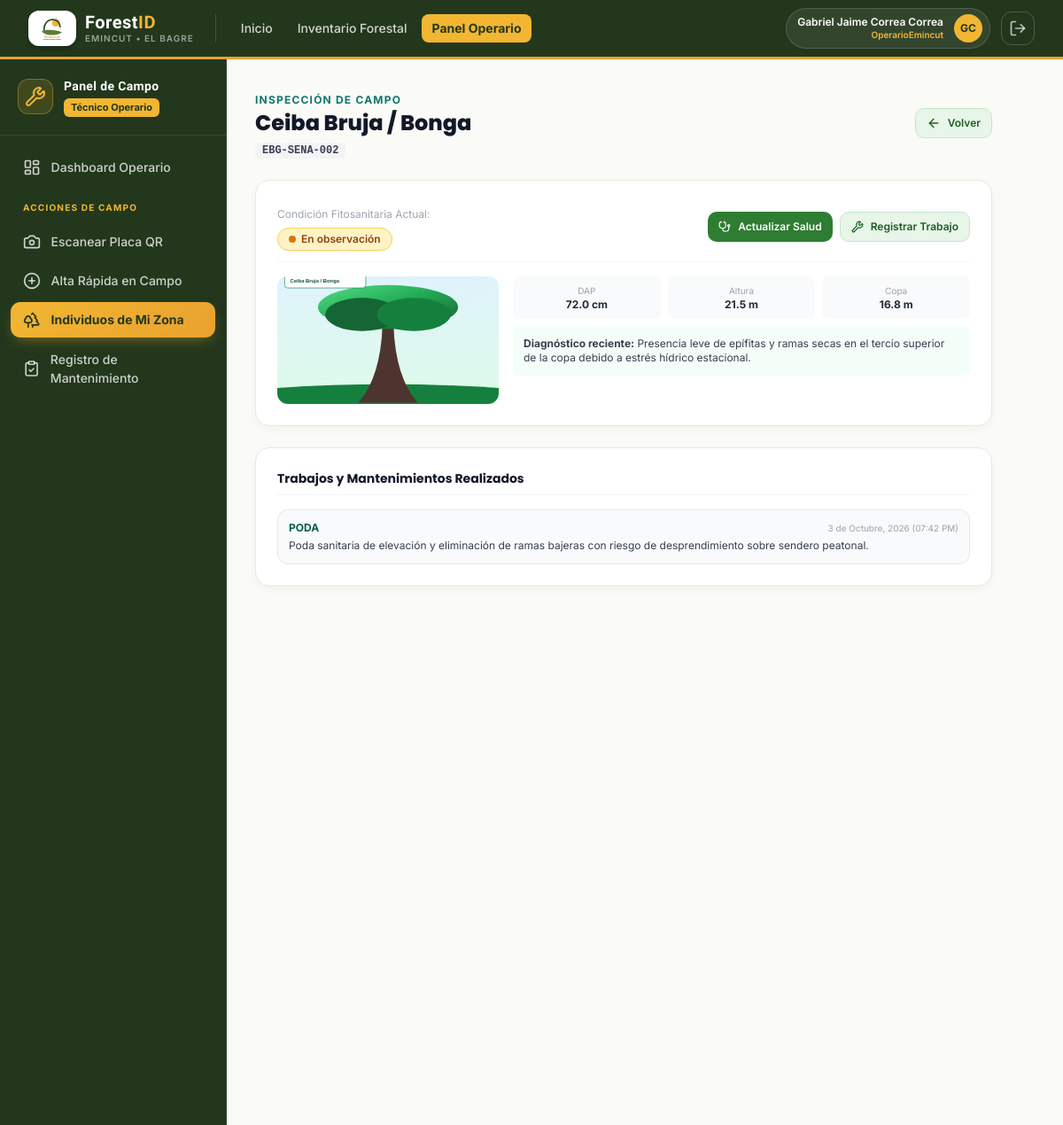
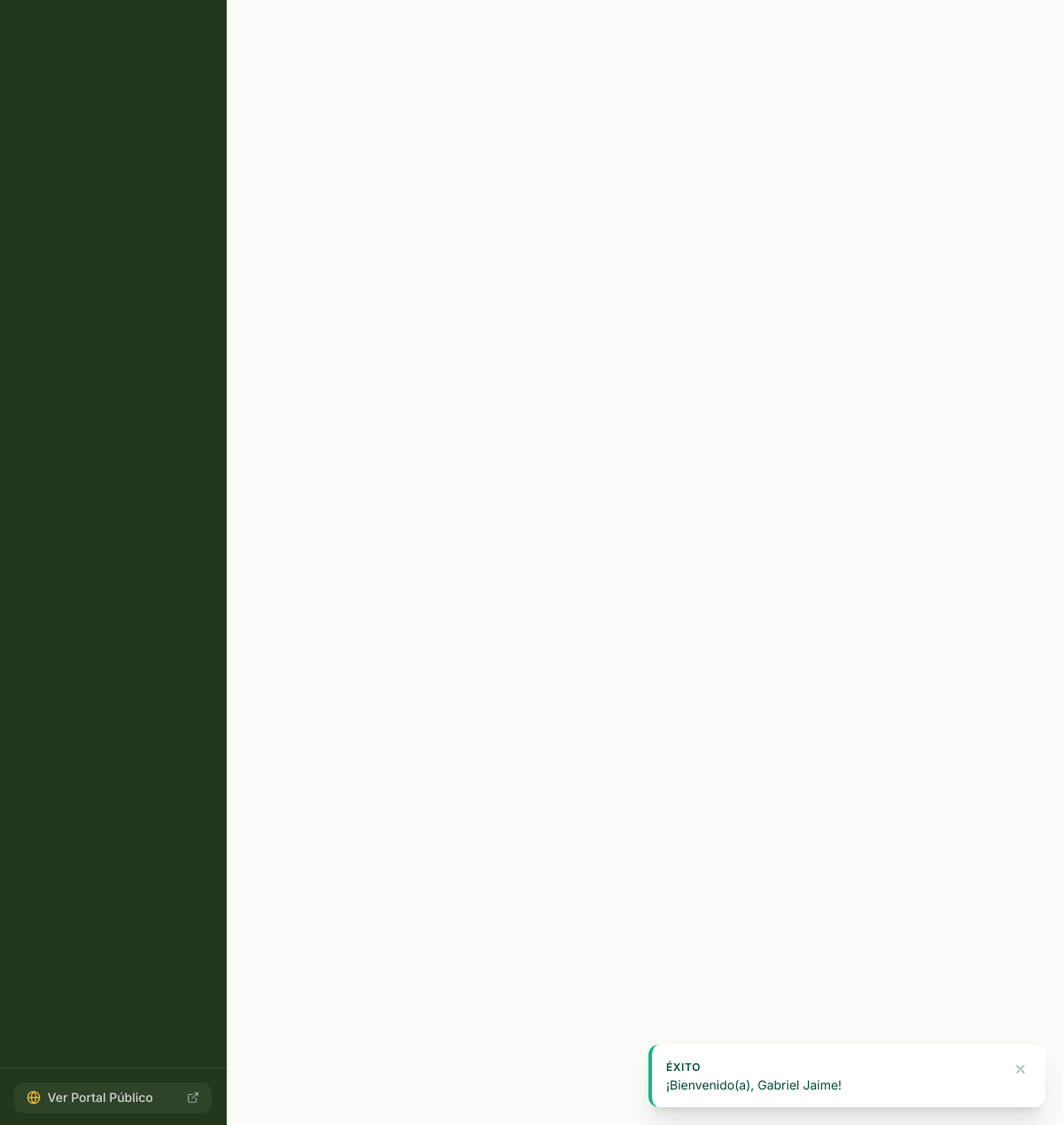
Screenshot of /operario/individuos/detalle.php?id=55555555-5555-5555-5555-555555555502 (signed in) with the database file from the repository (2 pictures, top to bottom).
### tables this page shows
CREATE TABLE `actividades_mantenimiento` (
    `id_actividad` CHAR(36) NOT NULL DEFAULT (UUID()),
    `id_individuo` CHAR(36) NOT NULL,
    `tipo_actividad` ENUM('Poda', 'Fumigación', 'Fertilización', 'Riego', 'Trasplante', 'Tala', 'Tutoreo', 'Reporte ciudadano', 'Otro') NOT NULL,
    `descripcion` TEXT NOT NULL,
    `evidencia_foto_url` VARCHAR(255) NULL,
    `realizado_por` CHAR(36) NULL COMMENT 'Nullable para permitir reportes ciudadanos anónimos',
    `fecha_actividad` DATETIME NOT NULL DEFAULT CURRENT_TIMESTAMP,
    `fecha_registro` DATETIME NOT NULL DEFAULT CURRENT_TIMESTAMP,
    PRIMARY KEY (`id_actividad`),
    CONSTRAINT `fk_actividades_individuos` FOREIGN KEY (`id_individuo`) REFERENCES `individuos_forestales` (`id_individuo`) ON UPDATE CASCADE ON DELETE CASCADE,
    CONSTRAINT `fk_actividades_usuarios` FOREIGN KEY (`realizado_por`) REFERENCES `usuarios` (`id_usuario`) ON UPDATE CASCADE ON DELETE SET NULL,
    INDEX `idx_actividades_individuo` (`id_individuo`),
    INDEX `idx_actividades_tipo` (`tipo_actividad`),
    INDEX `idx_actividades_fecha` (`fecha_actividad`)
);

CREATE TABLE `usuarios` (
    `id_usuario` CHAR(36) NOT NULL DEFAULT (UUID()),
    `id_rol` CHAR(36) NOT NULL,
    `nombres` VARCHAR(100) NOT NULL,
    `apellidos` VARCHAR(100) NOT NULL,
    `correo` VARCHAR(150) NOT NULL UNIQUE,
    `password_hash` VARCHAR(255) NOT NULL,
    `telefono` VARCHAR(20) NULL,
    `estado` TINYINT(1) NOT NULL DEFAULT 1 COMMENT '1: Activo, 0: Inactivo',
    `ultimo_acceso` DATETIME NULL,
    `fecha_creacion` DATETIME NOT NULL DEFAULT CURRENT_TIMESTAMP,
    PRIMARY KEY (`id_usuario`),
    CONSTRAINT `fk_usuarios_roles` FOREIGN KEY (`id_rol`) REFERENCES `roles` (`id_rol`) ON UPDATE CASCADE ON DELETE RESTRICT,
    INDEX `idx_usuarios_correo` (`correo`),
    INDEX `idx_usuarios_rol` (`id_rol`)
);

CREATE TABLE `individuos_forestales` (
    `id_individuo` CHAR(36) NOT NULL DEFAULT (UUID()),
    `codigo_placa` VARCHAR(30) NOT NULL UNIQUE COMMENT 'Serie numérica física de la placa QR (ej. 448)',
    `id_zona` CHAR(36) NOT NULL,
    `nombre_comun` VARCHAR(150) NOT NULL,
    `nombre_cientifico` VARCHAR(150) NOT NULL,
    `familia_botanica` VARCHAR(100) NOT NULL,
    `tipo_individuo` ENUM('Árbol', 'Palma', 'Arbusto', 'Planta ornamental') NOT NULL DEFAULT 'Árbol',
    `fecha_siembra` DATE NULL,
    `latitud` DECIMAL(10,7) NOT NULL,
    `longitud` DECIMAL(10,7) NOT NULL,
    `dap_cm` DECIMAL(6,2) NOT NULL COMMENT 'Diámetro a la Altura del Pecho en centímetros (a 1.30 m)',
    `altura_total_m` DECIMAL(5,2) NOT NULL COMMENT 'Altura total estimada en metros',
    `diametro_copa_m` DECIMAL(5,2) NOT NULL COMMENT 'Diámetro promedio de copa en metros',
    `foto_principal_url` VARCHAR(255) NULL,
    `descripcion_general` TEXT NULL,
    `id_estado_fitosanitario_actual` CHAR(36) NULL COMMENT 'Referencia al último estado registrado',
    `qr_url` VARCHAR(255) NULL COMMENT 'Ruta relativa de la imagen QR generada',
    `registrado_por` CHAR(36) NOT NULL,
    `estado_registro` TINYINT(1) NOT NULL DEFAULT 1 COMMENT '1: Activo, 0: Dado de baja lógica',
    `fecha_registro` DATETIME NOT NULL DEFAULT CURRENT_TIMESTAMP,
    `fecha_actualizacion` DATETIME NOT NULL DEFAULT CURRENT_TIMESTAMP ON UPDATE CURRENT_TIMESTAMP,
    PRIMARY KEY (`id_individuo`),
    CONSTRAINT `fk_indiv_zonas` FOREIGN KEY (`id_zona`) REFERENCES `zonas` (`id_zona`) ON UPDATE CASCADE ON DELETE RESTRICT,
    CONSTRAINT `fk_indiv_usuarios` FOREIGN KEY (`registrado_por`) REFERENCES `usuarios` (`id_usuario`) ON UPDATE CASCADE ON DELETE RESTRICT,
    INDEX `idx_indiv_codigo_placa` (`codigo_placa`),
    INDEX `idx_indiv_zona` (`id_zona`),
    INDEX `idx_indiv_especie` (`nombre_comun`, `nombre_cientifico`),
    INDEX `idx_indiv_coords` (`latitud`, `longitud`)
);

CREATE TABLE `estados_fitosanitarios` (
    `id_estado` CHAR(36) NOT NULL DEFAULT (UUID()),
    `id_individuo` CHAR(36) NOT NULL,
    `estado` ENUM('Sano', 'En observación', 'Enfermo', 'Plagado', 'En riesgo', 'Muerto en pie', 'Talado') NOT NULL DEFAULT 'Sano',
    `diagnostico` TEXT NULL,
    `recomendacion` TEXT NULL,
    `evaluado_por` CHAR(36) NOT NULL,
    `fecha_evaluacion` DATETIME NOT NULL DEFAULT CURRENT_TIMESTAMP,
    PRIMARY KEY (`id_estado`),
    CONSTRAINT `fk_estados_individuos` FOREIGN KEY (`id_individuo`) REFERENCES `individuos_forestales` (`id_individuo`) ON UPDATE CASCADE ON DELETE CASCADE,
    CONSTRAINT `fk_estados_usuarios` FOREIGN KEY (`evaluado_por`) REFERENCES `usuarios` (`id_usuario`) ON UPDATE CASCADE ON DELETE RESTRICT,
    INDEX `idx_estados_individuo` (`id_individuo`),
    INDEX `idx_estados_estado` (`estado`),
    INDEX `idx_estados_fecha` (`fecha_evaluacion`)
);

### includes/auth_check.php (called while the page is built, shortened)
<?php
require_once __DIR__ . '/funciones.php';
function esta_autenticado(): bool {
    $ahora  = time();
    $ultima = (int)($_SESSION['ultima_actividad'] ?? $ahora);
    return true;
}
function obtener_usuario_actual(): ?array {
    return $_SESSION['usuario'] ?? null;
}
function obtener_rol_actual(): ?string {
    return $_SESSION['usuario']['nombre_rol'] ?? null;
}
function es_admin(): bool {
    return obtener_rol_actual() === 'AdminEmincut';
}
function es_operario(): bool {
    return obtener_rol_actual() === 'OperarioEmincut';
}

### operario/individuos/detalle.php (the view, shortened to what this page needs)
<?php
require_once __DIR__ . '/../../includes/funciones.php';
require_once __DIR__ . '/../../includes/auth_check.php';
$id = $_GET['id'] ?? '';
$codigo = $_GET['codigo'] ?? '';
$pdo = getDBConnection();
$stmt = $pdo->prepare("
    SELECT i.*, z.nombre_zona, z.municipio AS zona_municipio,
           e.estado AS estado_salud, e.diagnostico AS diagnostico_salud, e.recomendacion AS recomendacion_salud, e.fecha_evaluacion
    FROM `individuos_forestales` i
    INNER JOIN `zonas` z ON i.id_zona = z.id_zona
    LEFT JOIN `estados_fitosanitarios` e ON i.id_estado_fitosanitario_actual = e.id_estado
    WHERE (i.id_individuo = :id OR i.codigo_placa = :cod) AND i.estado_registro = 1
    LIMIT 1
");
$stmt->execute([':id' => $id, ':cod' => $codigo]);
$arbol = $stmt->fetch();
$id = $arbol['id_individuo'];
$stmtActs = $pdo->prepare("
    SELECT a.*, u.nombres, u.apellidos
    FROM `actividades_mantenimiento` a
    LEFT JOIN `usuarios` u ON a.realizado_por = u.id_usuario
    WHERE a.id_individuo = :id
    ORDER BY a.fecha_actividad DESC
    LIMIT 10
");
$stmtActs->execute([':id' => $id]);
$actividades = $stmtActs->fetchAll();
$foto = !empty($arbol['foto_principal_url']) ? BASE_URL . $arbol['foto_principal_url'] : BASE_URL . 'assets/img/guayacan_rosado.svg';
require_once __DIR__ . '/../../includes/header.php';
require_once __DIR__ . '/../../includes/navbar.php';
?>
<div class="flex-1 flex flex-col md:flex-row">
    <?php
    if (es_admin()) {
        require_once __DIR__ . '/../../includes/sidebar_admin.php';
    } else {
        require_once __DIR__ . '/../../includes/sidebar_operario.php';
    }
    ?>
    <main class="flex-1 p-6 sm:p-8 space-y-6 overflow-y-auto max-w-4xl">
        <div class="flex items-center justify-between">
            <div>
                <span class="text-xs font-bold text-teal-700 uppercase tracking-widest">Inspección de Campo</span>
                <h1 class="font-heading font-extrabold text-2xl text-gray-900">
                    <?= htmlspecialchars($arbol['nombre_comun']) ?>
                </h1>
                <span class="font-mono text-xs font-bold text-gray-700 bg-gray-100 px-2 py-0.5 rounded">
                    <?= htmlspecialchars($arbol['codigo_placa']) ?>
                </span>
            </div>
            <a href="<?= BASE_URL ?>operario/individuos/index.php" class="btn-forest-secondary text-xs py-2 px-3">
                <i data-lucide="arrow-left" class="w-4 h-4"></i> Volver
            </a>
        </div>
        <div class="forest-card p-6 space-y-4">
            <div class="flex flex-col sm:flex-row items-start sm:items-center justify-between gap-3 border-b border-gray-100 pb-3">
                <div>
                    <span class="text-xs text-gray-400">Condición Fitosanitaria Actual:</span>
                    <div class="mt-1"><?= obtener_badge_estado($arbol['estado_salud'] ?? 'Sano') ?></div>
                </div>
                <div class="flex gap-2">
                    <button onclick="abrirModal('modal-eval')" class="btn-forest-primary text-xs py-2 px-3">
                        <i data-lucide="stethoscope" class="w-3.5 h-3.5"></i> Actualizar Salud
                    </button>
                    <button onclick="abrirModal('modal-mant')" class="btn-forest-secondary text-xs py-2 px-3">
                        <i data-lucide="wrench" class="w-3.5 h-3.5"></i> Registrar Trabajo
                    </button>
                </div>
            </div>
            <div class="grid grid-cols-1 sm:grid-cols-3 gap-4">
                <div class="sm:col-span-1 h-36 bg-gray-100 rounded-xl overflow-hidden">
                    <img src="<?= htmlspecialchars($foto) ?>" alt="Foto" class="w-full h-full object-cover">
                </div>
                <div class="sm:col-span-2 space-y-2 text-xs">
                    <div class="grid grid-cols-3 gap-2 text-center">
                        <div class="p-2 bg-gray-50 rounded-lg">
                            <span class="text-gray-400 block text-[10px]">DAP</span>
                            <span class="font-bold text-gray-800"><?= formatear_numero($arbol['dap_cm'], 1, 'cm') ?></span>
                        </div>
                        <div class="p-2 bg-gray-50 rounded-lg">
                            <span class="text-gray-400 block text-[10px]">Altura</span>
                            <span class="font-bold text-gray-800"><?= formatear_numero($arbol['altura_total_m'], 1, 'm') ?></span>
                        </div>
                        <div class="p-2 bg-gray-50 rounded-lg">
                            <span class="text-gray-400 block text-[10px]">Copa</span>
                            <span class="font-bold text-gray-800"><?= formatear_numero($arbol['diametro_copa_m'], 1, 'm') ?></span>
                        </div>
                    </div>
                    <div class="p-3 bg-emerald-50/60 rounded-lg text-gray-700">
                        <strong>Diagnóstico reciente:</strong> <?= !empty($arbol['diagnostico_salud']) ? htmlspecialchars($arbol['diagnostico_salud']) : 'Sin observaciones reportadas.' ?>
                    </div>
                </div>
            </div>
        </div>
        <div class="forest-card p-6 space-y-4">
            <h3 class="font-heading font-bold text-sm text-gray-900 border-b border-gray-100 pb-2">
                Trabajos y Mantenimientos Realizados
            </h3>
            <div class="space-y-3">
                <?php if (empty($actividades)): ?>
                    <p class="text-xs text-gray-400 italic">No hay registros de mantenimiento previos.</p>
                <?php else: ?>
                    <?php foreach ($actividades as $act): ?>
                        <div class="p-3 bg-gray-50 border border-gray-200 rounded-xl space-y-1 text-xs">
                            <div class="flex items-center justify-between font-bold">
                                <span class="text-emerald-800 uppercase"><?= htmlspecialchars($act['tipo_actividad']) ?></span>
                                <span class="text-gray-400 font-normal text-[10px]"><?= formatear_fecha($act['fecha_actividad'], true) ?></span>
                            </div>
                            <p class="text-gray-700"><?= htmlspecialchars($act['descripcion']) ?></p>
                        </div>
                    <?php endforeach; ?>
                <?php endif; ?>
            </div>
        </div>
    </main>
</div>
<?php require_once __DIR__ . '/../../includes/footer.php'; ?>

### includes/navbar.php (shortened to what this page needs)
<?php
require_once __DIR__ . '/auth_check.php';
$usuario_actual = obtener_usuario_actual();
$es_autenticado = esta_autenticado();
?>
<header class="emi-navbar sticky top-0 z-40">
    <div class="max-w-7xl mx-auto px-4 sm:px-6 lg:px-8">
        <div class="flex justify-between h-16 items-center">
            <div class="flex items-center gap-6">
                <a href="<?= BASE_URL ?>" class="flex items-center gap-2.5 group">
                    <span class="bg-white rounded-xl p-1.5 shadow-md shadow-black/20 group-hover:scale-105 transition-transform block w-[54px] h-[40px] flex items-center justify-center">
                        <img src="<?= BASE_URL ?>assets/img/logo_emincut_oficial.svg" alt="Emincut" class="w-full h-full object-contain">
                    </span>
                    <div class="flex flex-col">
                        <span class="emi-display font-bold text-xl tracking-wide text-white leading-tight">
                            Forest<span style="color:var(--emi-amarillo)">ID</span>
                        </span>
                        <span class="text-[10px] font-semibold uppercase tracking-widest -mt-0.5" style="color:rgba(255,255,255,.55)">
                            Emincut • El Bagre
                        </span>
                    </div>
                </a>
                <nav class="hidden md:flex items-center gap-1 pl-4 border-l" style="border-color:rgba(255,255,255,.15)">
                    <a href="<?= BASE_URL ?>publico/index.php" class="px-3 py-1.5 text-sm font-medium rounded-lg text-white/80 hover:text-white hover:bg-white/10 transition-colors">
                        Inicio
                    </a>
                    <a href="<?= BASE_URL ?>publico/buscar.php" class="px-3 py-1.5 text-sm font-medium rounded-lg text-white/80 hover:text-white hover:bg-white/10 transition-colors">
                        Inventario Forestal
                    </a>
                    <?php if ($es_autenticado && es_admin()): ?>
                        <a href="<?= BASE_URL ?>admin/dashboard.php" class="px-3 py-1.5 text-sm font-bold rounded-lg transition-colors" style="background:var(--emi-amarillo); color:var(--emi-verde-noche)">
                            Panel Administrador
                        </a>
                    <?php elseif ($es_autenticado && es_operario()): ?>
                        <a href="<?= BASE_URL ?>operario/dashboard.php" class="px-3 py-1.5 text-sm font-bold rounded-lg transition-colors" style="background:var(--emi-amarillo); color:var(--emi-verde-noche)">
                            Panel Operario
                        </a>
                    <?php endif; ?>
                </nav>
            </div>
            <div class="flex items-center gap-3">
                <?php if ($es_autenticado): ?>
                    <div class="hidden sm:flex items-center gap-3 pl-3 pr-2 py-1.5 rounded-full border" style="background:rgba(255,255,255,.08); border-color:rgba(255,255,255,.15)">
                        <div class="flex flex-col text-right">
                            <span class="text-xs font-semibold text-white leading-tight">
                                <?= htmlspecialchars($usuario_actual['nombres'] . ' ' . $usuario_actual['apellidos']) ?>
                            </span>
                            <span class="text-[10px] font-semibold" style="color:var(--emi-amarillo)">
                                <?= htmlspecialchars($usuario_actual['nombre_rol']) ?>
                            </span>
                        </div>
                        <div class="w-8 h-8 rounded-full flex items-center justify-center text-xs font-bold shadow-sm" style="background:var(--emi-amarillo); color:var(--emi-verde-noche)">
                            <?= htmlspecialchars(strtoupper(substr($usuario_actual['nombres'], 0, 1) . substr($usuario_actual['apellidos'], 0, 1))) ?>
                        </div>
                    </div>
                    <form method="POST" action="<?= BASE_URL ?>auth/logout.php" class="inline-flex">
                        <button type="submit" title="Cerrar Sesión" class="p-2 rounded-xl transition-colors border" style="color:rgba(255,255,255,.7); border-color:rgba(255,255,255,.2)">
                            <i data-lucide="log-out" class="w-5 h-5"></i>
                        </button>
                    </form>
                <?php endif; ?>
            </div>
        </div>
    </div>
</header>

### rows the page displays
actividades_mantenimiento: realizado_por.apellidos "Gabriel Jaime Correa Correa", realizado_por.apellidos "GC", tipo_actividad "PODA", fecha_actividad "3 de Octubre, 2026 (07:42 PM)", descripcion "Poda sanitaria de elevación y eliminación de ramas bajeras con riesgo de desprendimiento sobre sendero peatonal."
individuos_forestales: nombre_comun "Ceiba Bruja / Bonga", codigo_placa "EBG-SENA-002", foto_principal_url (picture), dap_cm "72.0 cm", altura_total_m "21.5 m", diametro_copa_m "16.8 m", id_estado_fitosanitario_actual.diagnostico "Presencia leve de epífitas y ramas secas en el tercio superior de la copa debido a estrés hídrico estacional."

### other values shown
$cfg['badge'] "ÉXITO"
$mensaje "¡Bienvenido(a), Gabriel Jaime!"
$usuario_actual['nombre_rol'] "OperarioEmincut"
